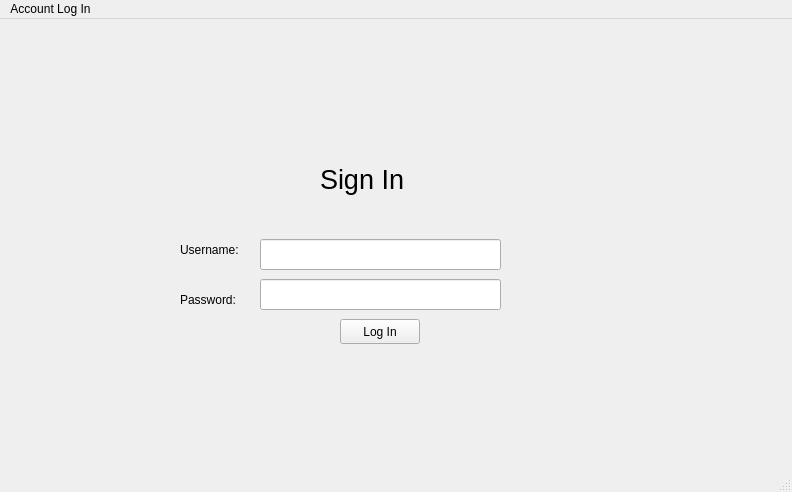
<?xml version="1.0" encoding="UTF-8"?>
<ui version="4.0">
 <class>MainWindow</class>
 <widget class="QMainWindow" name="MainWindow">
  <property name="geometry">
   <rect>
    <x>0</x>
    <y>0</y>
    <width>792</width>
    <height>492</height>
   </rect>
  </property>
  <property name="minimumSize">
   <size>
    <width>0</width>
    <height>0</height>
   </size>
  </property>
  <property name="windowTitle">
   <string>MainWindow</string>
  </property>
  <widget class="QWidget" name="centralwidget">
   <widget class="QLineEdit" name="LineEdit_password">
    <property name="geometry">
     <rect>
      <x>260</x>
      <y>260</y>
      <width>241</width>
      <height>31</height>
     </rect>
    </property>
    <property name="text">
     <string/>
    </property>
    <property name="echoMode">
     <enum>QLineEdit::Password</enum>
    </property>
   </widget>
   <widget class="QLabel" name="label">
    <property name="geometry">
     <rect>
      <x>180</x>
      <y>270</y>
      <width>61</width>
      <height>21</height>
     </rect>
    </property>
    <property name="text">
     <string>Password:</string>
    </property>
   </widget>
   <widget class="QLineEdit" name="LineEdit_username">
    <property name="geometry">
     <rect>
      <x>260</x>
      <y>220</y>
      <width>241</width>
      <height>31</height>
     </rect>
    </property>
    <property name="text">
     <string/>
    </property>
   </widget>
   <widget class="QLabel" name="label_2">
    <property name="geometry">
     <rect>
      <x>180</x>
      <y>220</y>
      <width>61</width>
      <height>21</height>
     </rect>
    </property>
    <property name="text">
     <string>Username:</string>
    </property>
   </widget>
   <widget class="QPushButton" name="Login">
    <property name="geometry">
     <rect>
      <x>340</x>
      <y>300</y>
      <width>80</width>
      <height>25</height>
     </rect>
    </property>
    <property name="text">
     <string>Log In</string>
    </property>
   </widget>
   <widget class="QLabel" name="label_3">
    <property name="geometry">
     <rect>
      <x>320</x>
      <y>140</y>
      <width>111</width>
      <height>41</height>
     </rect>
    </property>
    <property name="font">
     <font>
      <pointsize>20</pointsize>
     </font>
    </property>
    <property name="text">
     <string>Sign In</string>
    </property>
   </widget>
  </widget>
  <widget class="QMenuBar" name="menubar">
   <property name="geometry">
    <rect>
     <x>0</x>
     <y>0</y>
     <width>792</width>
     <height>25</height>
    </rect>
   </property>
   <widget class="QMenu" name="menuAccount_Log_In">
    <property name="title">
     <string>Account Log In</string>
    </property>
   </widget>
   <addaction name="menuAccount_Log_In"/>
  </widget>
  <widget class="QStatusBar" name="statusbar"/>
 </widget>
 <resources/>
 <connections/>
</ui>
